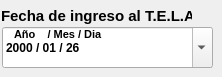
                    <widget class="QFrame" name="frame_2">
                     <property name="styleSheet">
                      <string/>
                     </property>
                     <widget class="QLabel" name="label_fecha_de_ingreso_tela">
                      <property name="geometry">
                       <rect>
                        <x>1</x>
                        <y>8</y>
                        <width>191</width>
                        <height>16</height>
                       </rect>
                      </property>
                      <property name="sizePolicy">
                       <sizepolicy hsizetype="Preferred" vsizetype="Preferred">
                        <horstretch>0</horstretch>
                        <verstretch>10</verstretch>
                       </sizepolicy>
                      </property>
                      <property name="maximumSize">
                       <size>
                        <width>200</width>
                        <height>40</height>
                       </size>
                      </property>
                      <property name="font">
                       <font>
                        <family>Segoe UI</family>
                        <pointsize>11</pointsize>
                        <weight>75</weight>
                        <italic>false</italic>
                        <bold>true</bold>
                       </font>
                      </property>
                      <property name="styleSheet">
                       <string notr="true"/>
                      </property>
                      <property name="text">
                       <string>Fecha de ingreso al T.E.L.A</string>
                      </property>
                      <property name="scaledContents">
                       <bool>false</bool>
                      </property>
                      <property name="tipo" stdset="0">
                       <string>titulo_qlineedit</string>
                      </property>
                     </widget>
                     <widget class="QDateEdit" name="dateedit_fecha_ingreso_tela">
                      <property name="geometry">
                       <rect>
                        <x>2</x>
                        <y>27</y>
                        <width>211</width>
                        <height>41</height>
                       </rect>
                      </property>
                      <property name="minimumSize">
                       <size>
                        <width>0</width>
                        <height>40</height>
                       </size>
                      </property>
                      <property name="font">
                       <font>
                        <family>Segoe UI</family>
                        <weight>75</weight>
                        <italic>false</italic>
                        <bold>true</bold>
                       </font>
                      </property>
                      <property name="toolTip">
                       <string>Año/Mes/Dia</string>
                      </property>
                      <property name="styleSheet">
                       <string notr="true"/>
                      </property>
                      <property name="wrapping">
                       <bool>false</bool>
                      </property>
                      <property name="frame">
                       <bool>true</bool>
                      </property>
                      <property name="accelerated">
                       <bool>true</bool>
                      </property>
                      <property name="keyboardTracking">
                       <bool>true</bool>
                      </property>
                      <property name="showGroupSeparator" stdset="0">
                       <bool>true</bool>
                      </property>
                      <property name="currentSection">
                       <enum>QDateTimeEdit::YearSection</enum>
                      </property>
                      <property name="displayFormat">
                       <string>yyyy / MM / dd</string>
                      </property>
                      <property name="calendarPopup">
                       <bool>true</bool>
                      </property>
                      <property name="currentSectionIndex">
                       <number>0</number>
                      </property>
                      <property name="date">
                       <date>
                        <year>2000</year>
                        <month>1</month>
                        <day>26</day>
                       </date>
                      </property>
                     </widget>
                     <widget class="QLabel" name="label">
                      <property name="geometry">
                       <rect>
                        <x>14</x>
                        <y>26</y>
                        <width>121</width>
                        <height>16</height>
                       </rect>
                      </property>
                      <property name="font">
                       <font>
                        <family>Segoe UI</family>
                        <pointsize>8</pointsize>
                        <weight>75</weight>
                        <italic>false</italic>
                        <bold>true</bold>
                       </font>
                      </property>
                      <property name="styleSheet">
                       <string notr="true"/>
                      </property>
                      <property name="text">
                       <string>Año    / Mes / Dia</string>
                      </property>
                      <property name="tipo" stdset="0">
                       <string>titulo_qdateedit</string>
                      </property>
                     </widget>
                    </widget>
